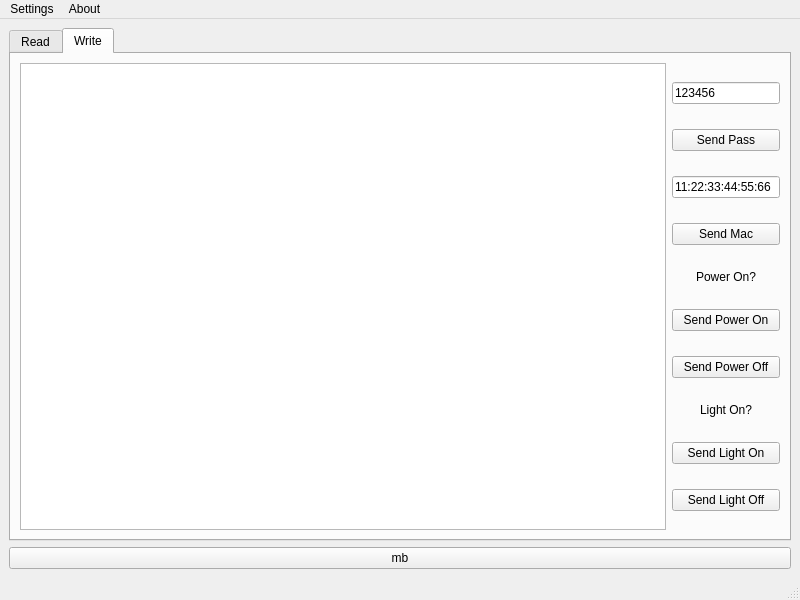
<?xml version="1.0" encoding="UTF-8"?>
<ui version="4.0">
 <class>MainWindow</class>
 <widget class="QMainWindow" name="MainWindow">
  <property name="geometry">
   <rect>
    <x>0</x>
    <y>0</y>
    <width>800</width>
    <height>600</height>
   </rect>
  </property>
  <widget class="QWidget" name="centralwidget">
   <layout class="QVBoxLayout" name="verticalLayout">
    <item>
     <widget class="QTabWidget" name="_tabWidgetReadAndWrite">
      <property name="currentIndex">
       <number>1</number>
      </property>
      <widget class="QWidget" name="_tabRead">
       <attribute name="title">
        <string>Read</string>
       </attribute>
       <layout class="QVBoxLayout" name="verticalLayout_2">
        <item>
         <widget class="QPlainTextEdit" name="_plainTextEditRead">
          <property name="readOnly">
           <bool>true</bool>
          </property>
         </widget>
        </item>
       </layout>
      </widget>
      <widget class="QWidget" name="_tabWrite">
       <attribute name="title">
        <string>Write</string>
       </attribute>
       <layout class="QVBoxLayout" name="verticalLayout_3">
        <item>
         <layout class="QGridLayout" name="gridLayout">
          <item row="0" column="2">
           <layout class="QVBoxLayout" name="verticalLayout_4">
            <item>
             <widget class="QLineEdit" name="_lineEditPass">
              <property name="sizePolicy">
               <sizepolicy hsizetype="Preferred" vsizetype="Fixed">
                <horstretch>0</horstretch>
                <verstretch>0</verstretch>
               </sizepolicy>
              </property>
              <property name="text">
               <string>123456</string>
              </property>
             </widget>
            </item>
            <item>
             <widget class="QPushButton" name="_pushButtonPass_2">
              <property name="text">
               <string>Send Pass</string>
              </property>
             </widget>
            </item>
            <item>
             <widget class="QLineEdit" name="_lineEditMac">
              <property name="sizePolicy">
               <sizepolicy hsizetype="Preferred" vsizetype="Fixed">
                <horstretch>0</horstretch>
                <verstretch>0</verstretch>
               </sizepolicy>
              </property>
              <property name="text">
               <string>11:22:33:44:55:66</string>
              </property>
             </widget>
            </item>
            <item>
             <widget class="QPushButton" name="_pushButtonMac">
              <property name="text">
               <string>Send Mac</string>
              </property>
             </widget>
            </item>
            <item>
             <widget class="QLabel" name="_labelPower">
              <property name="sizePolicy">
               <sizepolicy hsizetype="Preferred" vsizetype="Maximum">
                <horstretch>0</horstretch>
                <verstretch>0</verstretch>
               </sizepolicy>
              </property>
              <property name="text">
               <string>Power On?</string>
              </property>
              <property name="alignment">
               <set>Qt::AlignCenter</set>
              </property>
             </widget>
            </item>
            <item>
             <widget class="QPushButton" name="_pushButtonPowerOn">
              <property name="text">
               <string>Send Power On</string>
              </property>
             </widget>
            </item>
            <item>
             <widget class="QPushButton" name="_pushButtonPowerOff">
              <property name="text">
               <string>Send Power Off</string>
              </property>
             </widget>
            </item>
            <item>
             <widget class="QLabel" name="_labelLight">
              <property name="sizePolicy">
               <sizepolicy hsizetype="Preferred" vsizetype="Maximum">
                <horstretch>0</horstretch>
                <verstretch>0</verstretch>
               </sizepolicy>
              </property>
              <property name="text">
               <string>Light On?</string>
              </property>
              <property name="alignment">
               <set>Qt::AlignCenter</set>
              </property>
             </widget>
            </item>
            <item>
             <widget class="QPushButton" name="pushButton">
              <property name="text">
               <string>Send Light On</string>
              </property>
             </widget>
            </item>
            <item>
             <widget class="QPushButton" name="pushButton_2">
              <property name="text">
               <string>Send Light Off</string>
              </property>
             </widget>
            </item>
           </layout>
          </item>
          <item row="0" column="0">
           <widget class="QPlainTextEdit" name="_plainTextEditWrite"/>
          </item>
         </layout>
        </item>
       </layout>
      </widget>
     </widget>
    </item>
    <item>
     <widget class="QPushButton" name="_pushButtonMB">
      <property name="text">
       <string>mb</string>
      </property>
     </widget>
    </item>
   </layout>
  </widget>
  <widget class="QMenuBar" name="_menubar">
   <property name="geometry">
    <rect>
     <x>0</x>
     <y>0</y>
     <width>800</width>
     <height>21</height>
    </rect>
   </property>
   <widget class="QMenu" name="_menuSettings">
    <property name="title">
     <string>Settings</string>
    </property>
    <addaction name="actionSettings_port"/>
   </widget>
   <widget class="QMenu" name="_menuAbout">
    <property name="title">
     <string>About</string>
    </property>
    <addaction name="actionAbout"/>
   </widget>
   <addaction name="_menuSettings"/>
   <addaction name="_menuAbout"/>
  </widget>
  <widget class="QStatusBar" name="statusbar"/>
  <action name="actionSettings_port">
   <property name="text">
    <string>Settings port</string>
   </property>
  </action>
  <action name="actionAbout">
   <property name="text">
    <string>About</string>
   </property>
  </action>
 </widget>
 <resources/>
 <connections/>
</ui>
